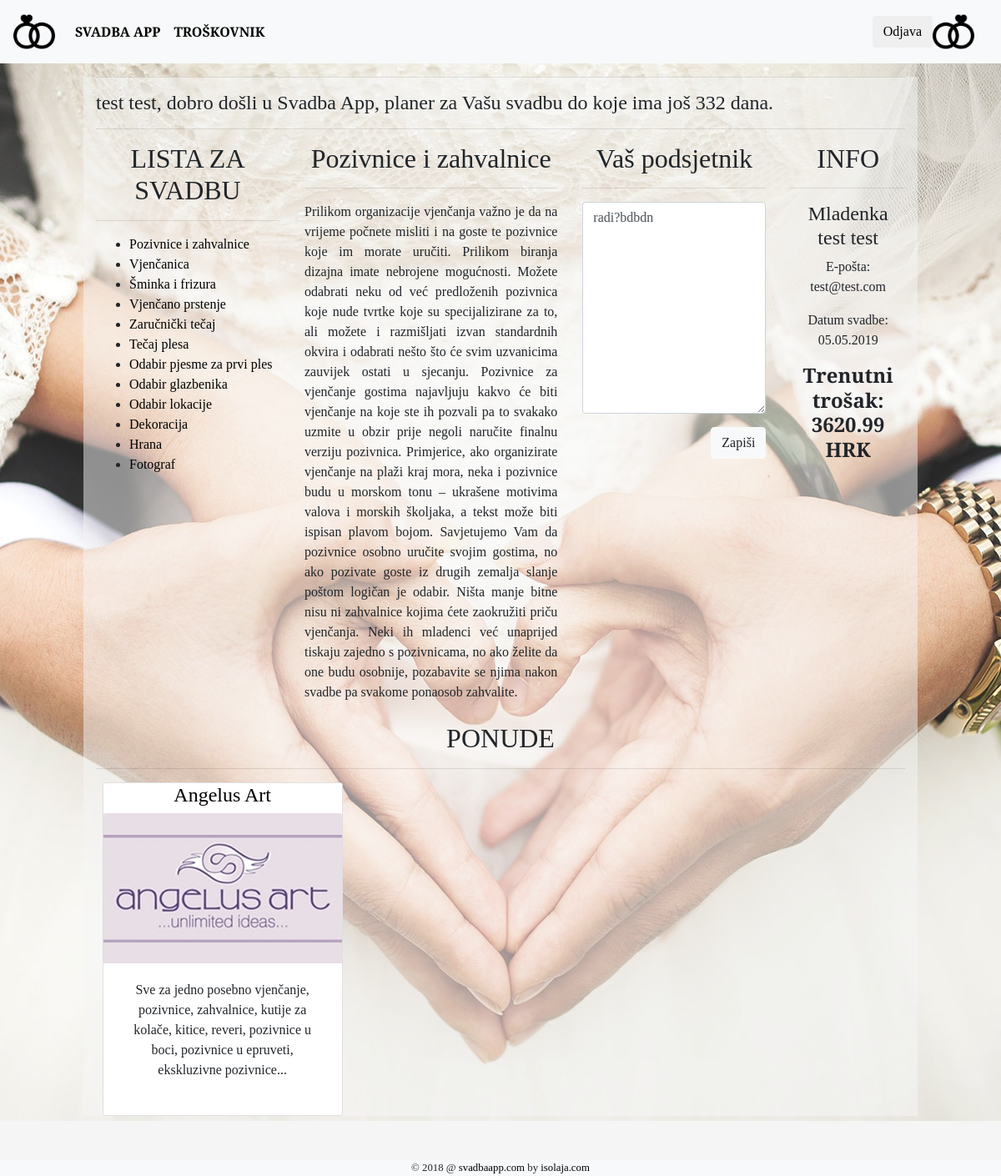
The page /index.php?id=1 (signed in) on the database its author committed.
### tables this page shows
CREATE TABLE `checklist` (
  `ID` int(11) NOT NULL,
  `TITLE` varchar(256) NOT NULL,
  `DESCRIPTION` text NOT NULL
);

CREATE TABLE `user_choice` (
  `ID` int(11) NOT NULL,
  `USER_ID` int(11) NOT NULL,
  `CHECKLIST_ID` int(11) NOT NULL,
  `INFO` text NOT NULL
);

CREATE TABLE `providers` (
  `ID` int(11) NOT NULL,
  `TITLE` varchar(50) NOT NULL,
  `DESCRIPTION` text NOT NULL,
  `LINK` varchar(512) NOT NULL,
  `LOGO` varchar(512) DEFAULT 'img/providers/'
);

### index.php (called while the page is built, shortened)
<?php
include_once "head.php";
include_once "nav.php";
include_once "controller.php";
require_once "footer.php";
?>

### repository/WeddingExpense.php (called while the page is built, shortened)
<?php
class weddingExpense {
    public static function TotalCost() {
        $conn = Db::getDbConnection();
        $query = $conn->prepare("SELECT SUM(PRICE) FROM expense WHERE USER_ID = :userId");
        $query->bindParam(':userId', $_SESSION['id']);
        $query->execute();
        $totalCost = $query->fetchAll(PDO::FETCH_ASSOC);
        if ($totalCost[0]['SUM(PRICE)'] == NULL) {
        return "PRAZNO";
        } else {
        return $totalCost[0]['SUM(PRICE)']." HRK";
        }
    }
}
?>

### repository/offers.php (called while the page is built, shortened)
<?php
class showOffers {
    public static function insertToModel() {
        $conn = Db::getDbConnection();
        $query = $conn->prepare("SELECT * FROM offers");
        $query->execute();
        $result = $query->fetchAll(PDO::FETCH_ASSOC);
        $allOffers = [];
        foreach ($result as $offer) {
            $newOffer = new Offers();
            $newOffer->id = $offer['ID'];
            $newOffer->checklistId = $offer['CHECKLIST_ID'];
            $newOffer->providersId = $offer['PROVIDERS_ID'];
            array_push($allOffers, $newOffer);
        }
        return $allOffers;
    }
    public static function checkOffers($id) {
        $allProviders = [];
        foreach(self::insertToModel() as $offer) {
            if($offer->checklistId == $id){
                array_push($allProviders, $offer->providersId);
            }
        }
        return $allProviders;
    }
}
?>

### repository/checklist.php (the view, shortened to what this page needs)
<?php
class GetChecklist {
    public static function DrawList() {
        $conn = Db::getDbConnection();
        $query = $conn->prepare("SELECT * FROM checklist");
        $query->execute();
        $result = $query->fetchAll(PDO::FETCH_ASSOC);
        $entireChecklist = [];
        foreach ($result as $oneItem) {
            $newChecklist = new Checklist();
            $newChecklist->id = $oneItem['ID'];
            $newChecklist->title = $oneItem['TITLE'];
            $newChecklist->description = $oneItem['DESCRIPTION'];
            array_push($entireChecklist, $newChecklist);
        }
        foreach ($entireChecklist as $singleItem) {
            echo "<li><a href='index.php?id=$singleItem->id'>$singleItem->title</a></li>";
        }
    }
    public static function DrawTitle($id) {
        $conn = Db::getDbConnection();
        $query = $conn->prepare("SELECT TITLE FROM checklist WHERE ID = :id");
        $query->bindParam(':id', $id);
        $query->execute();
        $result = $query->fetchAll(PDO::FETCH_ASSOC);
        echo $result[0]['TITLE'];
    }
    public static function DrawDescription($id) {
        $conn = Db::getDbConnection();
        $query = $conn->prepare("SELECT DESCRIPTION FROM checklist WHERE ID = :id");
        $query->bindParam(':id', $id);
        $query->execute();
        $result = $query->fetchAll(PDO::FETCH_ASSOC);
        echo $result[0]['DESCRIPTION'];
    }
}
?>

### head.php (shortened to what this page needs)
<!doctype html>
<html lang="hr">
<head>
  <link rel="stylesheet" href="https://stackpath.bootstrapcdn.com/bootstrap/4.1.1/css/bootstrap.min.css"
>
  <link rel="stylesheet" href="./CSS/style.css">
</head>
<body>

### nav.php (shortened to what this page needs)
<nav class="navbar navbar-expand-lg navbar-light sticky-top bg-light">
  <a class="navbar-brand" href="index.php"><img class="logo" src="img/logo.png" alt="Svadba-App-Logo"></a>
  <div class="collapse navbar-collapse" id="navbarSupportedContent">
    <?php if(empty($_SESSION['id'])) { } else {?>
    <ul class="navbar-nav mr-auto">
      <li class="nav-item">
        <a class="nav-link" href="index.php">SVADBA APP</a>
      </li>
      <li class="nav-item">
        <a class="nav-link" href="index.php?task=wedding-expense">TROŠKOVNIK</a>
      </li>
    </ul> <?php } ?>
    <ul class="navbar-nav fixed-left ml-auto">
        <li>
          <div class="nav-login">
          <?php
          if (isset($_SESSION['id'])){?>
          <form action="repository/signOut.php" method="POST">
            <button type="submit" name="submit" class="btn btn-dark-purple my-2 my-sm-0">Odjava</button>
          </form><?php
        }
        ?>
      </ul>
  </div>
  <a class="navbar-brand img-hor-vert" href="index.php"><img class="logo" src="img/logo.png" alt="Svadba-App-Logo"></a>
</nav>

### controller.php
<?php
    if (array_key_exists("task", $_GET) && $_GET["task"] == "signUpUser") {
        include_once "welcome.php";
        include_once "signUpForm.php";
        echo "<br>";
    } else if (array_key_exists("task", $_GET) && $_GET["task"] == "signInUser"){
        include_once "welcome.php";
        include_once "signInForm.html";
        echo "<br>";
    } else if (array_key_exists("task", $_GET) && $_GET["task"] == "wedding-expense") {
        include_once "wedding-expense.php";
    } else if (empty($_SESSION['id'])) {
        include_once "welcome.php";
        include_once "signInForm.html";
        echo "<br>";
    } else {
        include_once "userHomepage.php";
    }
?>

### userHomepage.php
<?php
include "repository/checklist.php";
include "repository/providers.php";
include "repository/offers.php";
include "repository/userChoice.php";
include "repository/weddingExpense.php";
?>
<div class="container col-sm-10 paper">
<hr>
<h4><?php echo $_SESSION['firstName']." ".$_SESSION['lastName'];?>, dobro došli u Svadba App, planer za Vašu svadbu<?php
    $dateDiff = round((strtotime($_SESSION['weddingDate']) - time()) / (60 * 60 * 24));
    if ($dateDiff <= 0) {
        echo ". Čestitamo!!!</h4>";
    } else {
        echo " do koje ima još $dateDiff dana.</h4>";
    }
    ?>
<hr>
    <div class="row">
        <div class="col-sm-3">
            <h2 class="text-center">LISTA ZA SVADBU</h2><hr>
            <ul>
                <?php GetChecklist::DrawList(); ?>
            </ul>
        </div>
        <br><br>
        <div class="col-sm-4">
        <?php if(array_key_exists("id", $_GET)) { ?>
            <h2 class="text-center"><?php GetChecklist::DrawTitle($_GET['id']); ?></h2><hr>
            <div class="text-justify">
                <?php GetChecklist::DrawDescription($_GET['id']);
                } else if($_GET == NULL) { ?>
                    <h2 class="text-center">Svadba App</h2><hr>
                    <div class="text-justify"> <?php
                    echo "<p>Organiziranje vjenčanja uistinu je zahtjevan posao koji traži puno planiranja i razmišljanja unaprijed.  Morate razmišljati o vjenčanici, cipelama, šminki, najmu prostora za vjenčanje, vjenčanom buketu, tečaju plesa, fotografu, dekoraciji, pozivnicama i zahvalnicama, rasporedu sjedenja gostiju i mnogim drugim sitnicama.<br><br>Kako biste bili sigurni da prilikom organizacije svojeg vjenčanja niste ništa propustili, prođite s nama popis, odnosno listu za svadbu.</p>";
                } ?>
            </div>
        </div>
        <div class="col-sm-3">
            <?php if(array_key_exists("id", $_GET)) {
                echo "<h2 class='text-center'>Vaš podsjetnik</h2><hr>";
                showUserChoice::Draw($_GET['id']);
                } ?>
        </div>
        <?php include_once "includes/userInfo.php"; ?>
    </div>
</div>
<?php if(array_key_exists("id", $_GET)) { ?>
<div class="container-fluid col-sm-10 paper">
    <br>
    <h2 class="text-center">PONUDE</h2><hr>
    <div class="row">
        <?php foreach(showOffers::checkOffers($_GET['id']) as $offer){
                showProviders::Draw($offer);
            }} ?>
    </div>
</div>
<br><br>
<?php
include "footer.php";
?>

### repository/userChoice.php (shortened to what this page needs)
<?php
class showUserChoice {
    public static function insertToModel() {
        $conn = Db::getDbConnection();
        $query = $conn->prepare("SELECT * FROM user_choice WHERE USER_ID = :userId");
        $query->bindParam(':userId', $_SESSION['id']);
        $query->execute();
        $result = $query->fetchAll(PDO::FETCH_ASSOC);
        $allUserChoice = [];
        foreach ($result as $userChoice) {
            $newUserChoice = new UserChoice();
            $newUserChoice->id = $userChoice['ID'];
            $newUserChoice->userId = $userChoice['USER_ID'];
            $newUserChoice->checklistId = $userChoice['CHECKLIST_ID'];
            $newUserChoice->info = $userChoice['INFO'];
            array_push($allUserChoice, $newUserChoice);
        }
        return $allUserChoice;
    }
    public static function Get($id) {
        $allUserChoice = [];
        foreach(self::insertToModel() as $choice) {
            if($choice->checklistId == $id){
                array_push($allUserChoice, $choice);
            }
        }
        return $allUserChoice;
    }
    public static function Draw($id) {
        if (self::Get($id) == NULL) {
            echo    "<form action='./submits/changeUserChoice.php' method='POST'>
                        <input type='hidden' name='checklistId' value='$id'>
                        <div class='form-group'>
                            <textarea class='form-control' type='text' name='info' rows='10' placeholder='prazno'></textarea>
                        </div>
                        <button type='submit' name='submit' class='btn btn-light float-right'>Zapiši</button>
                    </form>";
        } else {
        foreach (self::Get($id) as $userChoice) {
            echo    "<form action='./submits/changeUserChoice.php' method='POST'>
                        <input type='hidden' name='checklistId' value='$id'>
                        <div class='form-group'>
                            <textarea class='form-control' type='text' name='info' rows='10' placeholder='$userChoice->info'>$userChoice->info</textarea>
                        </div>
                        <button type='submit' name='submit' class='btn btn-light float-right'>Zapiši</button>
                    </form>";
                }
        }
    }
}
?>

### includes/userInfo.php
<div class="col-sm-2 text-center">
    <h2>INFO</h2><hr>
    <h4><?php echo $_SESSION['gender']."<br>".$_SESSION['firstName']." ".$_SESSION['lastName']; ?></h4>
    <p>E-pošta: <?php echo $_SESSION['email']; ?></p>
    <p>Datum svadbe: <?php echo(date("d.m.Y", strtotime($_SESSION['weddingDate']))); ?></p>
    <h4><b>Trenutni trošak:<br><?php echo weddingExpense::TotalCost(); ?></b></h4>
</div>

### repository/providers.php (shortened to what this page needs)
<?php
class showProviders {
    public static function insertToModel() {
        $conn = Db::getDbConnection();
        $query = $conn->prepare("SELECT * FROM providers");
        $query->execute();
        $result = $query->fetchAll(PDO::FETCH_ASSOC);
        $allProviders = [];
        foreach ($result as $provider) {
            $newProvider = new Providers();
            $newProvider->id = $provider['ID'];
            $newProvider->title = $provider['TITLE'];
            $newProvider->description = $provider['DESCRIPTION'];
            $newProvider->link = $provider['LINK'];
            $newProvider->logo = $provider['LOGO'];
            array_push($allProviders, $newProvider);
        }
        return $allProviders;
    }
    public static function Draw($id) {
        foreach(self::insertToModel() as $provider) {
            if ($provider->id == $id) {
            echo "
                <div class='col-lg-4 text-center'>
                    <div class='card mx-auto' style='width: 18rem;'>
                        <h4><a target='_blank' href='$provider->link'>$provider->title</a></h4>
                        <a target='_blank' href='$provider->link'><img class='card-img-top provider-logo' src='$provider->logo' alt='provider-logo'></a>
                        <div class='card-body'>
                            <p class='card-text'>$provider->description<br></p>
                        </div>
                    </div>
                </div>
                ";
            }
        }
    }
}
?>

### footer.php (shortened to what this page needs)
<br>
<footer>
  <small class="form-text fixed-bottom text-center bg-light">
      &copy;
      <?php
      $fromYear = 2018;
      $thisYear = (int)date('Y');
      echo $fromYear . (($fromYear != $thisYear) ? '-' . $thisYear : '');?> @ <a href="http://svadbaapp.isolaja.com/">svadbaapp.com</a> by <a href="http://isolaja.com" target="_blank">isolaja.com</a>
  </small>
</footer>
</body>
</html>

### CSS/style.css (style rules this page uses)
body { background-image: url("../img/background-index.jpeg"); background-repeat: no-repeat; background-attachment: fixed; background-position: center; background-color: whitesmoke; font-family: 'Slabo 27px', serif; }
a:link { color: black; text-decoration: none; }
.paper { background-color: rgba(245, 245, 245, 0.5); }
.logo { max-height: 50px; }
.bg-light { background-color: whitesmoke; }
.provider-logo { width: 286px; height: 180px; }
.card { height: 400px; }
.img-hor-vert { -moz-transform: scale(-1, 1); -o-transform: scale(-1, 1); -webkit-transform: scale(-1, 1); transform: scale(-1, 1); }
.navbar-light .navbar-nav .nav-link { color: black; text-decoration: none; font-weight: bold; }

### rows shown on the page
checklist: TITLE "Pozivnice i zahvalnice", DESCRIPTION "Prilikom organizacije vjenčanja važno je da na vrijeme počnete misliti i na goste te pozivnice koje im morate uručiti. Prilikom biranja dizajna imate nebrojene mogućnosti. Možete odabrati neku od već predloženih pozivnica koje nude tvrtke koje su specijalizirane za to, ali možete i razmišljati izvan standardnih okvira i odabrati nešto što će svim uzvanicima zauvijek ostati u sjecanju. Pozivnice za vjenčanje gostima najavljuju kakvo će biti vjenčanje na koje ste ih pozvali pa to svakako uzmite u obzir prije negoli naručite finalnu verziju pozivnica. Primjerice, ako organizirate vjenčanje na plaži kraj mora, neka i pozivnice budu u morskom tonu – ukrašene motivima valova i morskih školjaka, a…"
checklist: TITLE "Vjenčanica"
checklist: TITLE "Šminka i frizura"
checklist: TITLE "Vjenčano prstenje"
checklist: TITLE "Zaručnički tečaj"
checklist: TITLE "Tečaj plesa"
checklist: TITLE "Odabir pjesme za prvi ples"
checklist: TITLE "Odabir glazbenika"
checklist: TITLE "Odabir lokacije"
checklist: TITLE "Dekoracija"
checklist: TITLE "Hrana"
checklist: TITLE "Fotograf"
user_choice: info "radi?bdbdn"
providers: TITLE "Angelus Art", LOGO (picture), DESCRIPTION "Sve za jedno posebno vjenčanje, pozivnice, zahvalnice, kutije za kolače, kitice, reveri, pozivnice u boci, pozivnice u epruveti, ekskluzivne pozivnice..."

### other values the page prints
$_SESSION['firstName'] "test"
$_SESSION['lastName'] "test"
$dateDiff "332"
$_SESSION['gender'] "Mladenka"
$_SESSION['email'] "test@test.com"
date("d.m.Y", strtotime($_SESSION['weddingDate'])) "05.05.2019"
weddingExpense::TotalCost() "3620.99 HRK"
$fromYear "2018"
